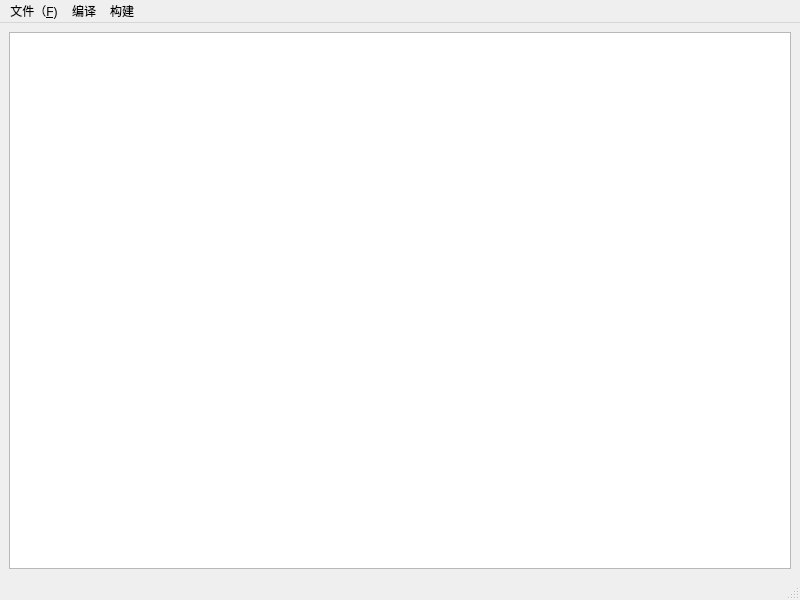
<?xml version="1.0" encoding="UTF-8"?>
<ui version="4.0">
 <class>MainWindow</class>
 <widget class="QMainWindow" name="MainWindow">
  <property name="geometry">
   <rect>
    <x>0</x>
    <y>0</y>
    <width>800</width>
    <height>600</height>
   </rect>
  </property>
  <property name="windowTitle">
   <string>MainWindow</string>
  </property>
  <widget class="QWidget" name="centralwidget">
   <layout class="QVBoxLayout" name="verticalLayout">
    <item>
     <widget class="QTextEdit" name="textEdit"/>
    </item>
   </layout>
  </widget>
  <widget class="QMenuBar" name="menubar">
   <property name="geometry">
    <rect>
     <x>0</x>
     <y>0</y>
     <width>800</width>
     <height>26</height>
    </rect>
   </property>
   <widget class="QMenu" name="menu">
    <property name="title">
     <string>文件（&amp;F)</string>
    </property>
    <addaction name="action"/>
    <addaction name="action_2"/>
    <addaction name="action_3"/>
   </widget>
   <widget class="QMenu" name="menu_2">
    <property name="title">
     <string>编译</string>
    </property>
   </widget>
   <widget class="QMenu" name="menu_3">
    <property name="title">
     <string>构建</string>
    </property>
   </widget>
   <addaction name="menu"/>
   <addaction name="menu_2"/>
   <addaction name="menu_3"/>
  </widget>
  <widget class="QStatusBar" name="statusbar"/>
  <action name="actionygf">
   <property name="text">
    <string>ygf </string>
   </property>
  </action>
  <action name="action">
   <property name="text">
    <string>新建</string>
   </property>
  </action>
  <action name="action_2">
   <property name="text">
    <string>打开</string>
   </property>
  </action>
  <action name="action_3">
   <property name="text">
    <string>另存为</string>
   </property>
  </action>
 </widget>
 <resources/>
 <connections/>
</ui>
